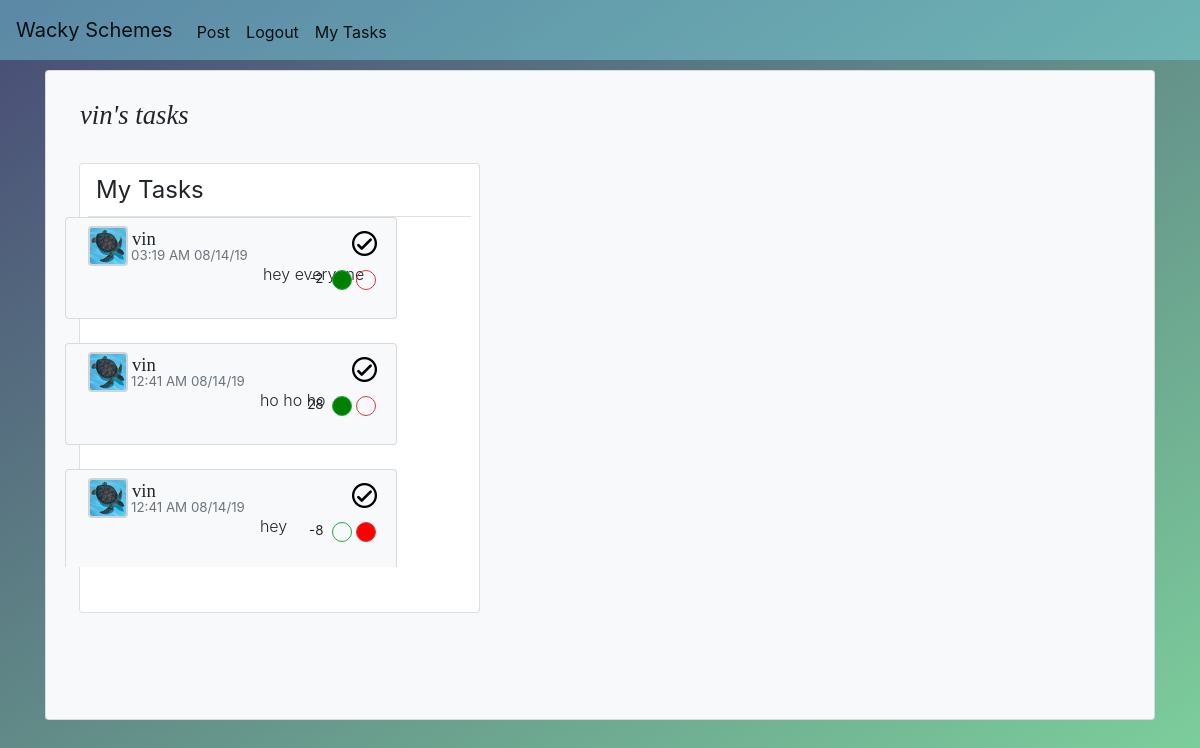
Screenshot of /account/1 (signed in) with the database file from the repository.
### mainapp/models.py (models this page shows, shortened)
class User(db.Model, UserMixin):
    id = db.Column(db.Integer, primary_key=True)
    username = db.Column(db.String(20), unique=True, nullable=False )
    email = db.Column(db.String(120), unique=True, nullable=False)
    password = db.Column(db.String(60), nullable=False)
    image_file = db.Column(db.String(20), nullable=False, default='dflt.jpg')
    posts = db.relationship('Post', backref='author', lazy=True)
    likes = db.relationship('Likes', backref='liker', lazy=True)
    comments = db.relationship('Comment', backref='commentor', lazy=True)

class Post(db.Model):
    id = db.Column(db.Integer, primary_key=True)
    title = db.Column(db.String(100), nullable=False)
    content = db.Column(db.String(500), nullable=False)
    user_id = db.Column(db.Integer, db.ForeignKey('user.id'), nullable=False)
    date_posted = db.Column(db.DateTime, nullable=False, default=datetime.utcnow)
    comments = db.relationship('Comment', backref='comments', lazy=True)
    likes = db.Column(db.Integer, nullable=False, default=0)

### mainapp/routes.py (the view)
@app.route('/account/<account_id>', methods=['GET','POST'])
@login_required
def account(account_id):
    account = User.query.get_or_404(account_id)
    form = UpdateForm()
    tasks=Post.query.filter_by(user_id=account.id).all()
    likes = {}
    if tasks:
        for task in tasks:
            likes.update({task.id : Likes.query.filter(Likes.user_id==current_user.id).filter(Likes.post_id==task.id).first()})
    localtimes = []
    if tasks:
        for task in tasks:
            localtimes.append(datetime_from_utc_to_local(task.date_posted))
    if form.validate_on_submit():
        if form.picture.data:
            picture_file = save_pic(form.picture.data)
            current_user.image_file = picture_file
        current_user.username = form.username.data
        current_user.email = form.email.data
        db.session.commit()
        flash(f"your account was updated", 'success')
        return redirect(url_for('account', account_id=current_user.id))
    elif request.method == 'GET':
        form.username.data = account.username
        form.email.data = account.email
    image_file = url_for('static', filename='pfps/'+current_user.image_file)
    return render_template('account.html', title=account.username+"'s tasks", likes=likes, image_file=image_file, account=account, mytasklocaltimes=localtimes, form=form, mytasks=tasks)

### mainapp/models.py (called while the page is built)
@login_manager.user_loader
def load_user(user_id):
    return User.query.get(int(user_id))

### mainapp/routes.py (called while the page is built)
def datetime_from_utc_to_local(utc_datetime):
    now_timestamp = time.time()
    offset = datetime.fromtimestamp(now_timestamp) - datetime.utcfromtimestamp(now_timestamp)
    return utc_datetime + offset

### mainapp/templates/account.html (shortened to what this page needs)
{% extends 'layout.html' %}
{% block content %}
<div class="card bg-light" id="maincard" style="margin-top: 70px;">
<div class="content-section ml-5 mt-3 mr-5">
  <div class=" mb-2" style="margin-left: -30px; margin-right:50px; height: 60px;">
    <div class="m-2">
  <div class="media">
    <div class="media-body ml-2">
      <h2 class="" style="margin-top: 4px; font-weight: 200; font-family: Calibri;  font-size: 20pt;"> <i> {{account.username}}'s tasks </i></h2>
    </div>
  </div>
</div>
</div>
<div class="row">
  {% if account.id == current_user.id %}
  <div class="card" style="height:450px; margin-right:0px;">
    <legend class="ml-3 mt-2">
      <a style="text-decoration:none; color:inherit;" href="{{url_for('account', account_id=current_user.id)}}">
       My Tasks
     </a>
     </legend>
    <div class="mr-4" style="margin-left:-75px; margin-right:20px;">
      <ul id="accountposts"  style="list-style-type:none; width:450px;height:350px;overflow-x:hidden;">
    {% if current_user.is_authenticated %}
    {%for task in mytasks | reverse %}
    {% if task.content == 'Completed' %}
    {% include 'mainpageaccountpost.html' %}
    {% endif %}
    {%endfor%}
    {% endif %}
  </ul>
{% endif %}
  </div>
  </div>
{% endblock content %}

### mainapp/templates/mainpageaccountpost.html (shortened to what this page needs)
<li class="leftlist">
<div class="card bg-light mb-4 post mypost" id='tasksection{{task.id}}'style="width:85%;  ">
  <div class="hoohaw card-body" style="margin-left: -30px; margin-top:-7px;">
    <div class="float-right mr-4 mt-1">
    <span class=""style="position:absolute; ">
      <form class="" action="index.html" method="post">
      {% if account.id == current_user.id %}
      {% if task.content != "Completed" %}
    <a href="#" class='updatebutton ' id='button{{task.id}}' style="background: transparent;
  border: none !important; margin-top:-20px;"  task_id='{{task.id}}' name="button">
      <img style="width:25px; margin-top:-10px;" id='buttonimg{{task.id}}' src="{{url_for('static', filename='assets/check.png')}}">
    </a>
      {% else %}
      <a href="#" class='updatebutton ' id='button{{task.id}}' style="background: transparent;
    border: none !important; margin-top:-20px;"  task_id='{{task.id}}' name="button">
        <img style="width:25px; margin-top:-10px;" id='buttonimg{{task.id}}' src="{{url_for('static', filename='assets/x.png')}}">
      </a>
      {% endif %}
      {% endif %}
      </form>
    </span>
  </div>
    <div class="row ml-2" style="margin-top: -5px;">
      <img src="{{url_for('static', filename='pfps/'+task.author.image_file)}}" class="ml-4" style="border: 2px solid lightgrey; border-radius:10%; width:40px; height: 40px;" alt="">
      <h5 class="ml-1"><a style="font-size: 14pt;color:inherit; text-decoration:none; font-family: Calibri;"href="{{url_for('account', account_id=task.author.id)}}">{{task.author.username}}</a></h5>
      </div>
      <p class="text-muted float-left" style="font-size:10pt; margin-top:-20px; margin-left:75px; ">{{mytasklocaltimes[mytasks.index(task)].strftime('%I:%M %p %x')}}</p>
    <div class="row float-right ">
    </div>
    <div class="row float-left">
    <ul class=""style="margin-left:-10px; list-style-type:none; display:flex; flex-direction: row;">
      <li style=""class="list-text font-weight-light">
        <p style="line-height:100%;" class="mr-2">
        <a href="{{url_for('post', post_id=task.id)}}" style="font-size:12pt; color:inherit; text-decoration:none;">
          {{task.title}}
        </a>
      </p>
      </li>
    </ul>
    <ul id="mytaskslist" style=" position:absolute; right:20px; list-style-type:none; display: flex; flex-direction:row">
      <li>
        <li>
        <p class="mr-2" id="like{{task.id}}" style="margin-top:3px; font-size:10pt;">{{task.likes}}</p>
      </li>
      {%if likes[task.id].value == 1 %}
      <li>
        <a href="#" class="mr-1 btn btn-outline-success btn-sm upvotebutton" value="1" id="upvote{{task.id}}" task_id="{{task.id}}" style="background-color:green; height:20px; width:20px; border-radius:50%; text-decoration:none; color:green;" ></a>
      </li>
      <li>
        <a href="#" class="downvotebutton btn btn-sm btn-outline-danger" value="0" id="downvote{{task.id}}" task_id="{{task.id}}" style="height:20px; width:20px; border-radius:50%; text-decoration: none; color: red" ></a>
      </li>
      {% elif likes[task.id].value == -1 %}
      <li>
        <a href="#" class="mr-1 btn btn-outline-success btn-sm upvotebutton" value="0" id="upvote{{task.id}}" task_id="{{task.id}}" style="height:20px; width:20px; border-radius:50%; text-decoration:none; color:green;" ></a>
      </li>
      <li>
        <a href="#" class="downvotebutton btn btn-sm btn-outline-danger" value="-1" id="downvote{{task.id}}" task_id="{{task.id}}" style="background-color: red; height:20px; width:20px; border-radius:50%; text-decoration: none; color: red" ></a>
      </li>
      {% endif %}
    </ul>
  </div>
  </div>
</div>
</li>

### mainapp/templates/layout.html (style rules this page uses)
html, body { max-width: 100%; overflow-x: hidden; }
body { height: 100vh; background: linear-gradient(to bottom right, rgb(72, 75, 117), rgb(126, 210, 157)); }

### mainapp/templates/account.html (style rules this page uses)
.leftlist { margin-left:20px; }
html { min-height: 100%; }
body { height: 740px; }
.post { margin-left: 0px; }
#accountposts { height: 480px; }
#maincard { height: 650px; }

### rows the page displays
User: username "vin"
Post: image_file (picture), author.username "vin", mytasklocaltimes "03:19 AM 08/14/19", title "hey everyone", likes "-2"
Post: image_file (picture), author.username "vin", mytasklocaltimes "12:41 AM 08/14/19", title "ho ho ho", likes "28", {{ task.id }} 2 (drawn)
Post: image_file (picture), author.username "vin", mytasklocaltimes "12:41 AM 08/14/19", title "hey", likes "-8"
